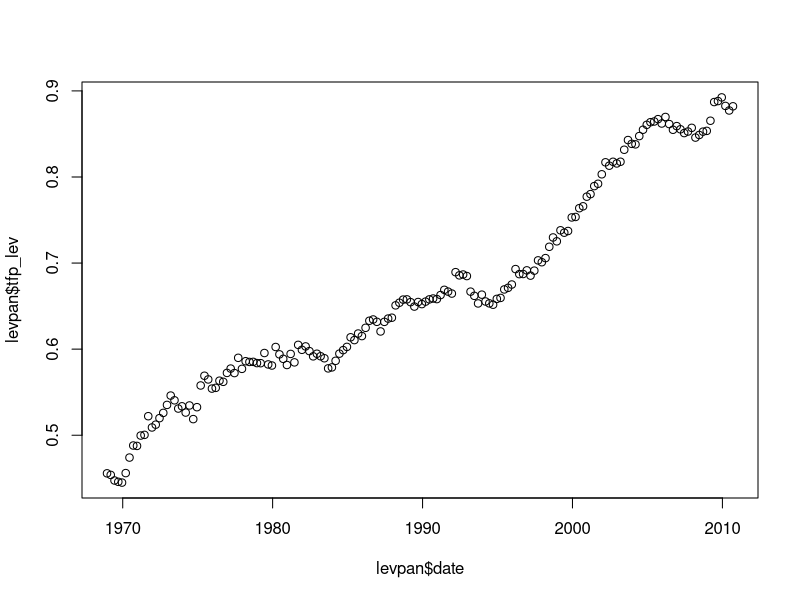

Here is the R script that generated this plot: (Note: this script raises an error after producing the figure.)

library(readxl)
levpan <- read_excel("data-raw/LevPan/levpan_replicationdata.xls")
plot(levpan$date,levpan$tfp_lev)

save(levpan,file="data/levpan.rda")

